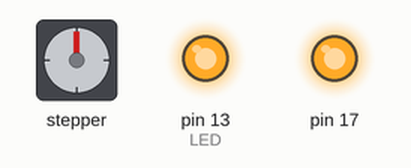
Recording of a sketch running on a simulated Arduino Leonardo, built with avr-gcc and run on an emulated ATmega32U4. On the bench: stepper motor, output pins drawn as LEDs (lit = HIGH). Wiring (inferred from the names in the program): stepper motor driver (200 steps per turn assumed): step pin 5; direction pin 4; enable pin 6. Pins used as bus, display or sensor lines are not drawn; what the sketch prints to the serial monitor is not drawn.

Above: at 0.1 s.
At 1.16 s:
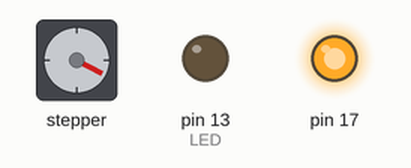
At 20.32 s:
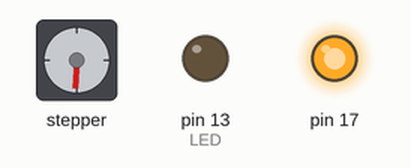
At 39.78 s:
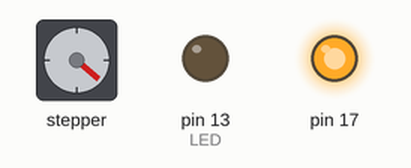
Timing chart, 0 to 40.0 s (numbered marks = the images above):
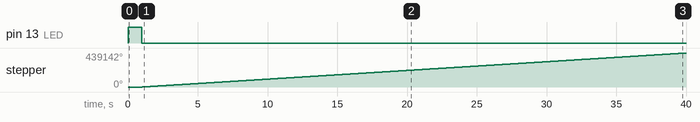

The sketch:

encoder_varias_vueltas.ino
```cpp
// en este programa se trata de que el PID este integrado en el encoderino y que desde serial se le envie desde simulink una posicion de referencia

#include <SPI.h>

#define CSN_PIN 11 //Pin slave-select del AS5047D
#define STEP_PIN 5 //Pin Step del DRV8825
#define DIR_PIN 4 //Pin Dir del DRV8825
#define EN_PIN 6 //Pin enable del DRV8825

#define INIT 0 // Posición inicial
// Unión para convertir un float en su representación en bytes
union Float {
  float raw;
  byte buffer[sizeof(float)];
};

float leerEncoder()  {
  long angulo;

  // COMUNICACIÓN SPI
  digitalWrite(CSN_PIN, LOW);
  byte msb = SPI.transfer(0xFF);
  byte lsb = SPI.transfer(0xFF);
  digitalWrite(CSN_PIN, HIGH);

  angulo = (((msb << 8) | lsb) & 0X3FFF); // msb | lsb (usando 14 bit)

  return ((float) angulo) * 0.0219726;
}


// Diferencia entre ángulos (-180<phi<=180)
float difAngle(float a, float b) {
  double angulo = a - b;
  //zona muerta
  if (abs(angulo) < 1) return 0;
  else if (angulo < -180.0)
    return 360.0 + angulo;
  else if (angulo > 180.0)
    return -360.0 + angulo;
  return angulo;
}


void setup() {
  pinMode(LED_BUILTIN, OUTPUT); // LED
  pinMode(CSN_PIN, OUTPUT);     // Chip Select SPI
  pinMode(STEP_PIN, OUTPUT);    // Step Driver
  pinMode(DIR_PIN, OUTPUT);     // Dir Driver
  pinMode(EN_PIN, OUTPUT);      // Enable Driver

  digitalWrite(LED_BUILTIN, HIGH); // Encender LED, inicialización

  // Serial
  Serial.begin(115200);         // Comunicación Serial a 115200 Baudios
  Serial.setTimeout(10);
  Serial1.begin(115200);         // Comunicación Serial a 115200 Baudios
  Serial.setTimeout(10);    // Timeout de 5ms

  // SPI
  SPISettings settings(10000000, MSBFIRST, SPI_MODE1);  // Parámetros de la comunicación (Datasheet AS5047D)
  SPI.begin();                                          // Iniciar la comunicación
  delay(1000);                                          // TODO (Probar si es necesario)
  SPI.beginTransaction(settings);                       // Empezar comunicación SPI

  digitalWrite(LED_BUILTIN, LOW); // Apagar LED

  digitalWrite(EN_PIN, LOW);  // Encender Driver
}
long int t = millis();

unsigned long dly = 0;

Float speed, angleRef, angleRead;


float error, Kp, PID;


float abs_angle;
int nvueltas = 0;
float pastAngleRel = 0;
float HomeAngle=256;

float getAngle() {
  float angleRel = leerEncoder();

  if ((pastAngleRel >=0 && pastAngleRel < 10) && (angleRel< 360 && angleRel > 350)) nvueltas += 1;
  else if ((pastAngleRel < 360 && pastAngleRel > 350) && (angleRel >= 0 && angleRel < 10)) nvueltas -= 1;

  pastAngleRel=angleRel;

  float fangle=HomeAngle-angleRel;
  return (fangle + nvueltas * 360)/5.0;
}
float q1=00;

void loop() {

  /*if (Serial.available()>1){
     q1=Serial.parseInt();
     }
    */
  if (q1<=-90){
    q1=0;
    nvueltas=0;
    HomeAngle=leerEncoder();
    }


  Serial.print(getAngle());
  Serial.print(" ");
  Serial.println(q1);

     Kp=1.5;

    angleRead.raw = getAngle();

    //Serial.println(angleRead.raw); // Enviar a simulink la distancia captada

    error=-q1+angleRead.raw;
    //calcula la velocidad
    PID=Kp*error;

    dly = fabs(1.0 / (PID / 60.0 * 200.0 * 32.0 ) / 2.0) * 1e6;
    if (PID == 0) dly = 0;

    t = millis();
    while (millis() - t < 10) {
    if (dly == 0) continue;
    if (error >= 0) {
      digitalWrite(DIR_PIN, HIGH);
      digitalWrite(STEP_PIN, HIGH);
      delayMicroseconds(dly);
      digitalWrite(STEP_PIN, LOW);
      delayMicroseconds(dly);
    } else {
      digitalWrite(DIR_PIN, LOW);
      digitalWrite(STEP_PIN, HIGH);
      delayMicroseconds(dly);
      digitalWrite(STEP_PIN, LOW);
      delayMicroseconds(dly);
    }
    }


}
```

Measured:
- by itself, stepper: keeps turning clockwise at about 11263°/s
